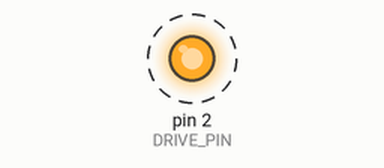
Recording of a sketch running on a simulated Arduino Uno, built with avr-gcc and run on an emulated ATmega328P. Shown: output pins drawn as LEDs (lit = HIGH). Dashed ring = blinking.

Above: at 0.5 s.
Timing chart, 0 to 4.6 s (numbered marks = the images above):
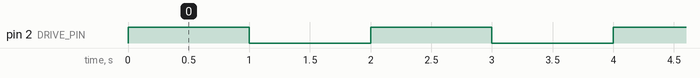

The sketch:

lab9.ino
```cpp
const int DRIVE_PIN = 2;    // Transistor base connected to digital pin 2
bool positiveDirection = true;  // Initial direction is positive

void setup() {
  pinMode(DRIVE_PIN, OUTPUT);
}

void loop() {
  if (positiveDirection) {
    digitalWrite(DRIVE_PIN, HIGH); // Positive direction
  } else {
    digitalWrite(DRIVE_PIN, LOW);  // Negative direction
  }

  delay(1000);  // wait for a second

  positiveDirection = !positiveDirection;  // Switch direction for the next iteration
}
```

Measured:
- by itself, pin 2 (DRIVE_PIN): alternates HIGH for 1.0 s and LOW for 1.0 s
